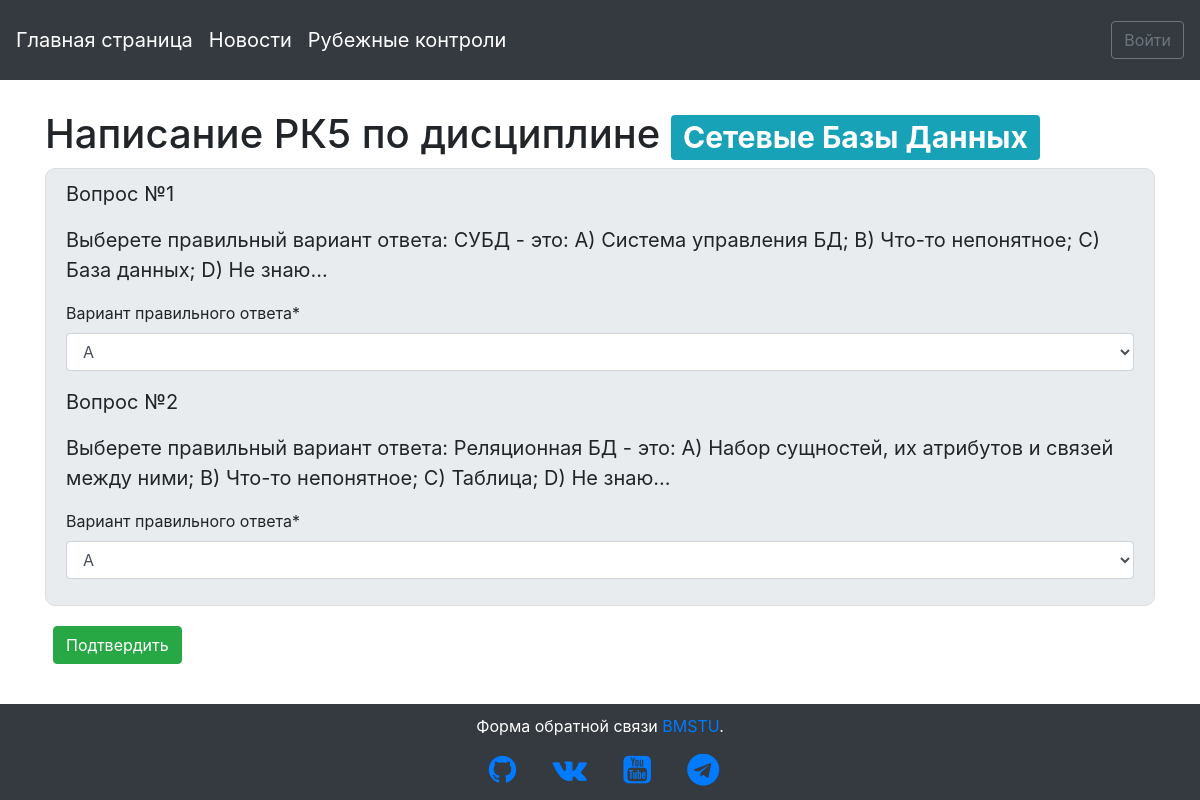
The page /rk/1/solving/ on the database its author committed.
### questiontest/models.py (models this page shows, shortened)
class RK(models.Model):
    name = models.CharField(max_length=255, verbose_name="Название РК", default="РК1")
    disciple = models.ForeignKey(Disciple, on_delete=models.CASCADE, verbose_name="Дисциплина", null=True)
    date_start = models.DateTimeField(default=now, verbose_name='Дата начала')
    date_stop = models.DateTimeField(verbose_name='Дата окончания', default=(now() + timedelta(days=3)))

class Question(models.Model):
    A = 'A'
    B = 'B'
    C = 'C'
    D = 'D'
    ANSWERS_CHOICES = (
        (A, 'A'),
        (B, 'B'),
        (C, 'C'),
        (D, 'D')
    )
    name = models.CharField(max_length=255, verbose_name="Название вопроса", default="Некоторый вопрос")
    body = models.TextField(verbose_name="Содержание вопроса", default="Выберете правильный вариант ответа...")
    answer_true = models.CharField(max_length=1, choices=ANSWERS_CHOICES, default='A', verbose_name="Вариант правильного ответа")
    rk = models.ForeignKey(RK, on_delete=models.CASCADE, verbose_name="Контрольные вопросы", null=True)

### attendance_control/models.py (models this page shows, shortened)
class Disciple(models.Model):
    name = models.CharField(max_length=255, verbose_name='Название предмета')
    teacher = models.ForeignKey(CustomUser, on_delete=models.CASCADE, verbose_name="Преподаватель")

### questiontest/views.py (the view, shortened to what this page needs)
# urls.py: path('<rk_id>/solving/', views.rk_solving, name="rk_solving"),
def rk_solving(request, rk_id):
    rk = RK.objects.get(pk=rk_id)
    questions = rk.question_set.all()
    true_answers = [val.answer_true for val in questions]
    QuestionsForm = modelform_factory(Question, fields=('answer_true',))
    form = QuestionsForm()
    return render(request, "rk_solving.html", {'rk': rk, 'questions': questions, 'form': form})

### templates/rk_solving.html (shortened to what this page needs)
{% extends 'base.html' %}
{% load crispy_forms_tags %}
{% block content %}
  <h1>Написание {{ rk.name }} по дисциплине <span class="badge badge-info">{{ rk.disciple.name }}</span></h1>
  <form method="POST" enctype="multipart/form-data">
    <div class="content-section" style="height: 100%;">
      {% for question in questions %}
        <p>{{ question.name }}</p>
        <p>{{ question.body }}</p>
        {{ form|crispy }}
      {% endfor %}
    </div>
    <button class="btn btn-success ml-2" type="submit">Подтвердить</button>
  </form>
{% endblock %}

### static/css/base.css (style rules this page uses)
.content-section { height: 850px; width: auto; background: #e9ecef; padding: 10px 20px; border: 1px solid #dddddd; border-radius: 10px; margin-bottom: 20px; }
.content-section p { font-size: 20px; }
body { background-image: url(http://iu1ni.bmstu.ru/imgs/mstu-logo.png); background-repeat: no-repeat; background-position: center 460px; background-size: 25%; background-color: #ffffff; background-attachment: fixed; }

### rows shown on the page
RK: name "РК5", disciple.name "Сетевые Базы Данных"
Question: name "Вопрос №1", body "Выберете правильный вариант ответа: СУБД - это: А) Система управления БД; B) Что-то непонятное; C) База данных; D) Не знаю..."
Question: name "Вопрос №2", body "Выберете правильный вариант ответа: Реляционная БД - это: А) Набор сущностей, их атрибутов и связей между ними; B) Что-то непонятное; C) Таблица; D) Не знаю..."
